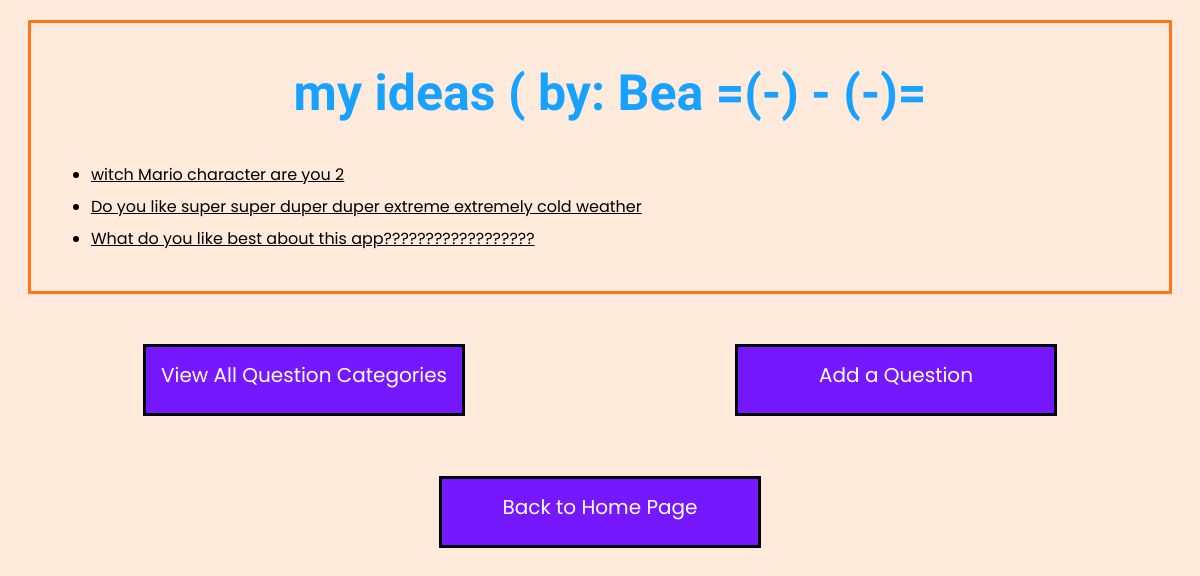
/polls/14/topic/, run on an earlier commit of the app's database.
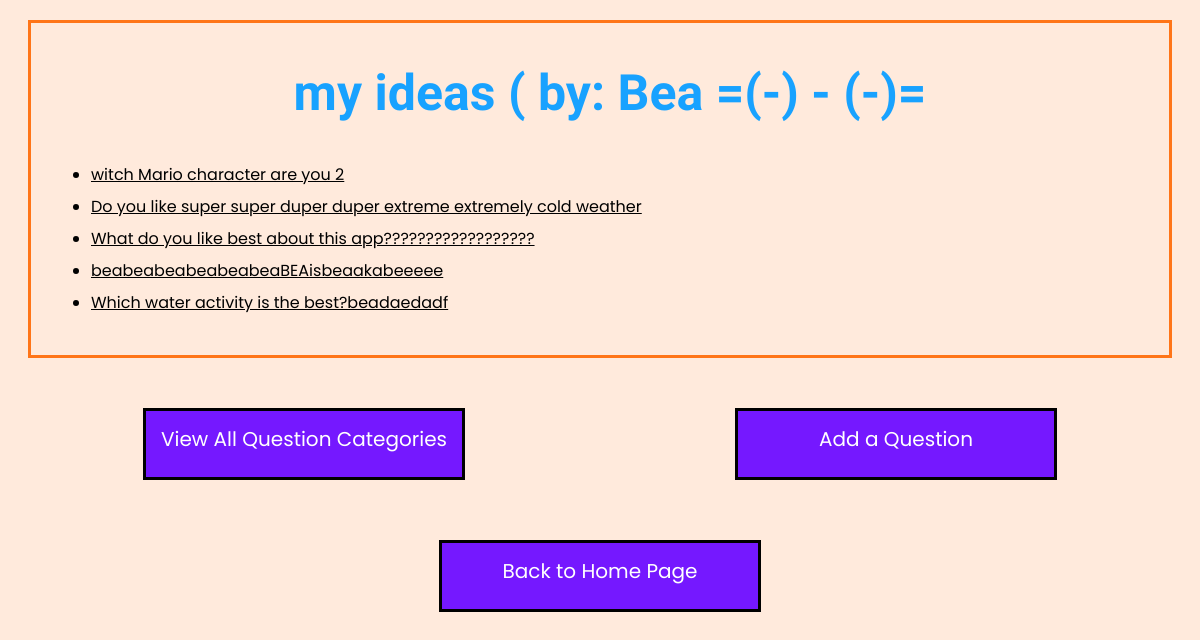
And on a later commit of the database.
### polls/models.py (models this page shows, shortened)
class Question(models.Model):
    topic = models.ManyToManyField(Topic)
    question_text = models.CharField(max_length=200)
    pub_date = models.DateTimeField("date published")

### polls/views.py (the view)
# urls.py: path("<int:pk>/topic/", views.topic_view, name="topic"),
def topic_view(request, pk):
    topic = get_object_or_404(Topic, pk=pk)
    questions = Question.objects.filter(topic=topic)
    return render(request, 'polls/topic.html', {
        'topic': topic,  # Pass the Topic object
        'question_by_topic_list': questions  # Pass the filtered Questions
    })

### polls/context_processors.py (called while the page is built)
def get_question_lists():
    questions = Question.objects.annotate(total_votes=Sum('choice__votes'))
    return {
        "latest_questions": ("Most Recent Questions", Question.objects.order_by("-pub_date")[:5]),
        "oldest_questions": ("Oldest Questions", Question.objects.order_by("pub_date")[:5]),
        "popular_questions": ("Most Popular Questions", questions.order_by('-total_votes')[:5]),
        "all_questions": ("All Questions", Question.objects.all()),
    }

def latest_questions(request):
    return {"latest_questions": get_question_lists()["latest_questions"]}

def oldest_questions(request):
    return {"oldest_questions": get_question_lists()["oldest_questions"]}

def popular_questions(request):
    return {"popular_questions": get_question_lists()["popular_questions"]}

def all_questions(request):
    return {"all_questions": get_question_lists()["all_questions"]}

def all_lists(request):
    return {"all_lists": get_question_lists()}

### polls/templates/polls/topic.html (shortened to what this page needs)
<!DOCTYPE html>
<html lang="en">
<head>
{% load static %}
<link rel="stylesheet" type="text/css" href="{% static 'polls/styles.css' %}">
</head>
<body>
<div class="list">
{% if question_by_topic_list %}
    <h1>{{ topic.topic_name }}</h1>
    <ul>
        {% for question in question_by_topic_list %}
        <li><a href="{% url 'polls:detail' question.id %}">{{ question.question_text }}</a></li>
        {% endfor %}
    </ul>
    {% else %}
        <p>There are no questions about this topic.</p>
{% endif %}
</div>
<div class="btns">
    <a href="{% url  'polls:questions' %}" class="btn">View All Question Categories</a>
    <a href="{% url 'polls:add_question' %}" class="btn">Add a Question</a>
</div>
<div>
    <a href="{% url 'polls:index' %}" class="btn">Back to Home Page</a>
</div>
</body>
</html>

What changed in the data, as far as the page shows it:
added Question: question_text "beabeabeabeabeabeaBEAisbeaakabeeeee"
added Question: question_text "Which water activity is the best?beadaedadf"
